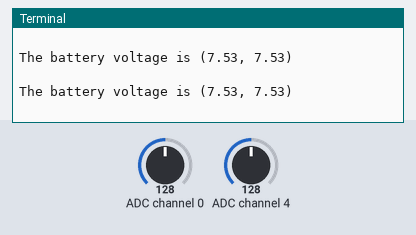
Simulated run of this program. Board: Raspberry Pi (BCM pin numbers). Parts: the last lines printed to the terminal. The test bench sets the inputs (shaded band); at power-on: ADC channel 0 = 128, ADC channel 4 = 128 (analog values on the 0–255 scale).

Above: at 1.2 s.
1.3 s: ADC channel 0 set to 178
At 2.6 s:
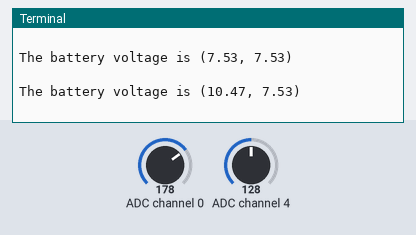
2.8 s: ADC channel 4 set to 178
At 3.8 s:
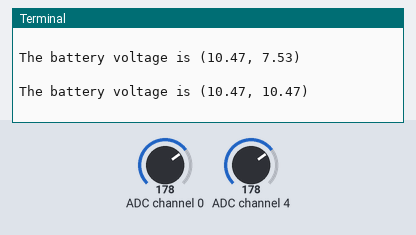
4.3 s: ADC channel 0 set to 224
At 5.6 s:
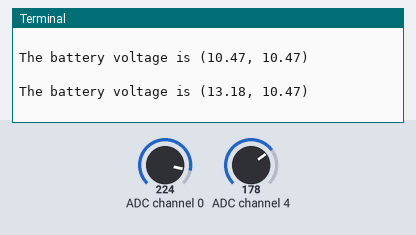
5.8 s: ADC channel 4 set to 224
At 6.7 s:
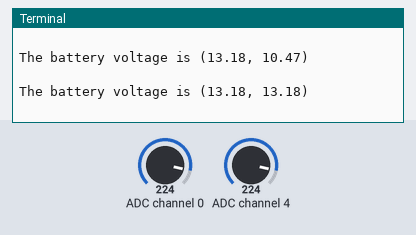
Timing chart, 0 to 8.3 s (numbered marks = the images above; inputs shaded):
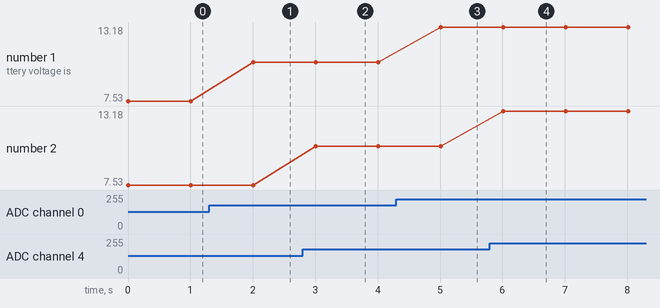

Measured:
- after the input at 1.3 s, the terminal: prints a new line after 0.71 s (image 1)
- after the input at 2.8 s, the terminal: prints a new line after 0.21 s (image 2)
- after the input at 4.3 s, the terminal: prints a new line after 0.71 s (image 3)
- after the input at 5.8 s, the terminal: prints a new line after 0.21 s (image 4)
- plotted number 1: 7.53 → 10.47 after the input at 1.3 s, 10.47 → 13.18 after the input at 4.3 s

The program:

adc.py
```python
import smbus  # Import the smbus module for I2C communication
import time  # Import the time module for sleep functionality

class ADC:
    def __init__(self):
        """Initialize the ADC class."""
        self.ADS7830_COMMAND = 0x84                                           # Set the command byte for ADS7830
        self.adc_voltage_coefficient = 3                                      # Set the ADC voltage coefficient based on the PCB version
        self.i2c_bus = smbus.SMBus(1)                                         # Initialize the I2C bus
        self.I2C_ADDRESS = 0x48                                               # Set the I2C address for the ADC

    def scan_i2c_bus(self) -> list:
        """Scan the I2C bus for connected devices."""
        print("Scanning I2C bus...")                                          # Print a message indicating the start of I2C bus scanning
        iic_addr = [None]
        for device in range(128):                                             # Iterate over possible I2C addresses (0 to 127)
            try:
                self.i2c_bus.read_byte_data(device, 0)                        # Try to read data from the current device address
                print(f"Device found at address: 0x{device:02X}")             # Print the address of the found device
                iic_addr.append(device)                                       # Return the address of the found device
            except OSError:
                pass
        return iic_addr                                                       # Return the list of found I2C addresses
    def _read_stable_byte(self) -> int:
        """Read a stable byte from the ADC."""
        while True:
            value1 = self.i2c_bus.read_byte(self.I2C_ADDRESS)                 # Read the first byte from the ADC
            value2 = self.i2c_bus.read_byte(self.I2C_ADDRESS)                 # Read the second byte from the ADC
            if value1 == value2:
                return value1                                                 # Return the value if both reads are the same

    def read_channel_voltage(self, channel: int) -> float:
        """Read the ADC value for the specified channel using ADS7830."""
        command_set = self.ADS7830_COMMAND | ((((channel << 2) | (channel >> 1)) & 0x07) << 4)  # Calculate the command set for the specified channel
        self.i2c_bus.write_byte(self.I2C_ADDRESS, command_set)                # Write the command set to the ADC
        value = self._read_stable_byte()                                      # Read a stable byte from the ADC
        voltage = value / 255.0 * 5 * self.adc_voltage_coefficient                # Convert the ADC value to voltage
        return round(voltage, 2)                                              # Return the voltage rounded to 2 decimal places

    def read_battery_voltage(self) -> float:
        """Read the battery voltage using ADS7830."""
        battery1 = self.read_channel_voltage(0)                                   # Read the battery voltage from channel 0
        battery2 = self.read_channel_voltage(4)                                   # Read the battery voltage from channel 4
        return battery1,battery2

    def close_i2c(self) -> None:
        """Close the I2C bus."""
        self.i2c_bus.close()                                                  # Close the I2C bus

if __name__ == '__main__':
    print("start .. \n")                                                      # Print a message indicating the start of the program
    adc = ADC()                                                               # Create an instance of the ADC class
    try:
        while True:
            power = adc.read_battery_voltage()
            print ("The battery voltage is "+str(power)+'\n')
            time.sleep(1)                                                     # Wait for 1 second
    except KeyboardInterrupt:                                                 # If the program is interrupted by the user
        print("\nEnd of program")
        adc.close_i2c()                                                       # Close the I2C bus when the program is interrupted
```
